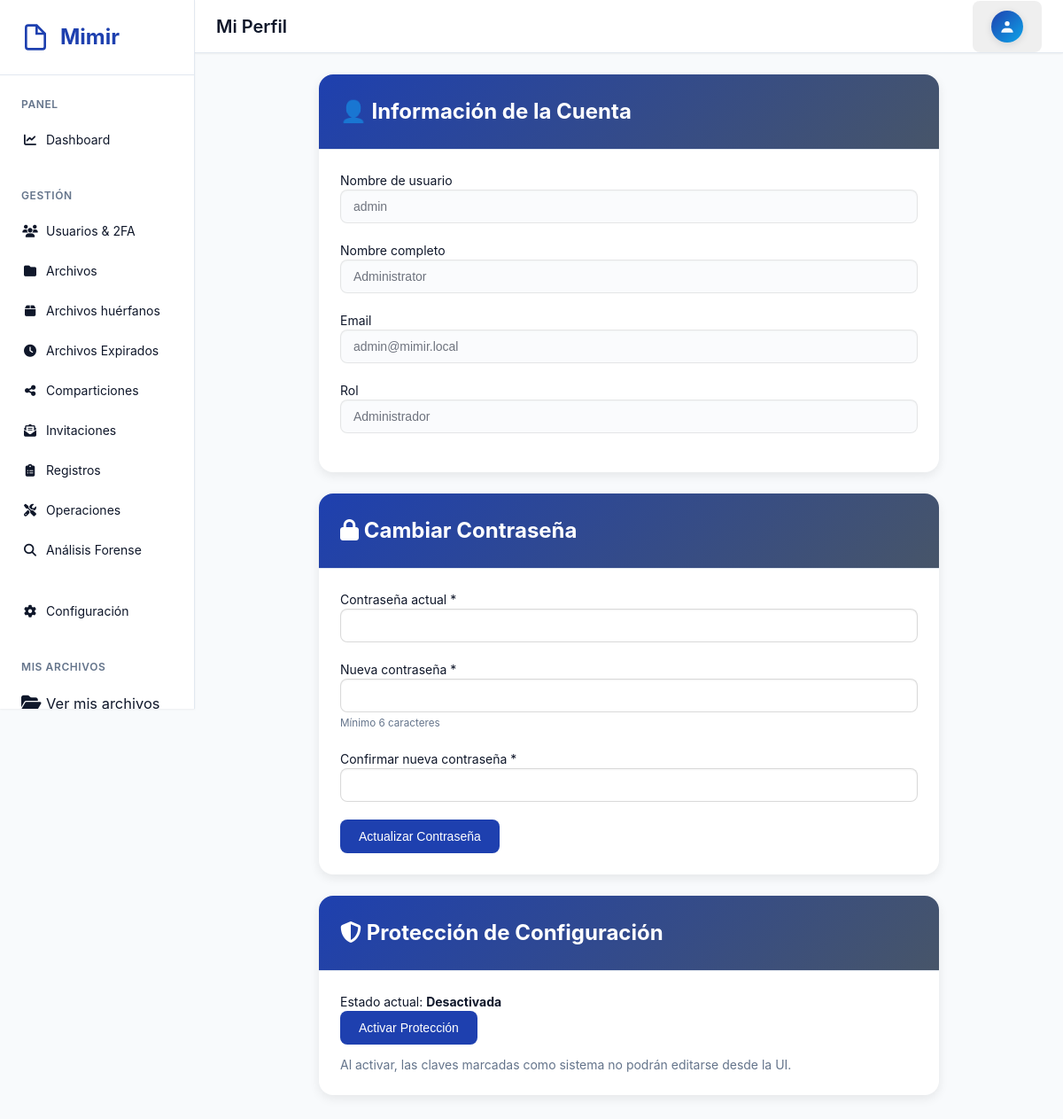
Screenshot of /user/profile.php (signed in) with the database file from the repository.
### tables this page shows
CREATE TABLE IF NOT EXISTS `users` (
  `id` int(11) NOT NULL AUTO_INCREMENT,
  `username` varchar(50) NOT NULL,
  `email` varchar(100) NOT NULL,
  `password` varchar(255) DEFAULT NULL,
  `full_name` varchar(100) DEFAULT NULL,
  `role` enum('admin','user') NOT NULL DEFAULT 'user',
  `is_active` tinyint(1) NOT NULL DEFAULT 1,
  `is_ldap` tinyint(1) NOT NULL DEFAULT 0,
  `storage_quota` bigint(20) DEFAULT NULL COMMENT 'Storage quota in bytes, NULL = unlimited',
  `storage_used` bigint(20) NOT NULL DEFAULT 0,
  `require_2fa` tinyint(1) NOT NULL DEFAULT 0 COMMENT 'Admin can force 2FA for this user',
  `force_password_change` tinyint(1) NOT NULL DEFAULT 0 COMMENT 'Require user to change password on next login',
  `trusted_devices` text DEFAULT NULL COMMENT 'JSON array of trusted device hashes',
  `last_login` datetime DEFAULT NULL,
  `created_at` timestamp NOT NULL DEFAULT CURRENT_TIMESTAMP,
  `updated_at` timestamp NOT NULL DEFAULT CURRENT_TIMESTAMP ON UPDATE CURRENT_TIMESTAMP,
  PRIMARY KEY (`id`),
  UNIQUE KEY `username` (`username`),
  KEY `idx_role` (`role`),
  KEY `idx_is_active` (`is_active`),
  KEY `idx_require_2fa` (`require_2fa`),
  KEY `idx_force_password_change` (`force_password_change`)
);

### includes/database.php (called while the page is built, shortened)
<?php
class Database {
    private static $instance = null;
    private $conn;
    private function __construct() {
        try {
            $dsn = "mysql:host=" . DB_HOST . ";dbname=" . DB_NAME . ";charset=" . DB_CHARSET;
            $options = [
                PDO::ATTR_ERRMODE => PDO::ERRMODE_EXCEPTION,
                PDO::ATTR_DEFAULT_FETCH_MODE => PDO::FETCH_ASSOC,
                PDO::ATTR_EMULATE_PREPARES => false,
            ];
            $this->conn = new PDO($dsn, DB_USER, DB_PASS, $options);
        } catch (PDOException $e) {
            error_log("Database connection failed: " . $e->getMessage());
            throw new Exception("Database connection failed");
        }
    }
    public static function getInstance() {
        if (self::$instance === null) {
            self::$instance = new self();
        }
        return self::$instance;
    }
    public function getConnection() {
        return $this->conn;
    }
}

### classes/Config.php (called while the page is built, shortened)
<?php
class Config {
    private $db;
    private $cache = [];
    public function __construct() {
        $this->db = Database::getInstance()->getConnection();
        $this->loadConfig();
    }
    private function loadConfig() {
        try {
            $stmt = $this->db->query("SELECT config_key, config_value, config_type FROM config");
            while ($row = $stmt->fetch()) {
                $this->cache[$row['config_key']] = $this->castValue($row['config_value'], $row['config_type']);
            }
        } catch (Exception $e) {
            error_log("Config load error: " . $e->getMessage());
        }
    }
    public function get($key, $default = null) {
        return $this->cache[$key] ?? $default;
    }
    private function castValue($value, $type) {
        switch ($type) {
            case 'number':
                return is_numeric($value) ? (int)$value : 0;
            case 'boolean':
                return (bool)$value;
            case 'json':
                return json_decode($value, true);
            default:
                return $value;
        }
    }
}

### includes/auth.php (called while the page is built, shortened)
<?php
require_once __DIR__ . '/config.php';
require_once __DIR__ . '/database.php';
class Auth {
    private $db;
    public function __construct() {
        $this->db = Database::getInstance()->getConnection();
    }
    public function isLoggedIn() {
        return isset($_SESSION['user_id']) && isset($_SESSION['username']);
    }
    public function isAdmin() {
        return $this->isLoggedIn() && $_SESSION['role'] === 'admin';
    }
    public function getUser() {
        return $this->getUserById($_SESSION['user_id']);
    }
    public function checkMaintenanceMode() {
        if ($this->isAdmin()) {
            return;
        }
        require_once __DIR__ . '/../classes/Config.php';
    }
    private function getUserById($id) {
        $stmt = $this->db->prepare("SELECT * FROM users WHERE id = ? LIMIT 1");
        $stmt->execute([$id]);
        return $stmt->fetch();
    }
}

### public/user/profile.php (the view, shortened to what this page needs)
<?php
require_once __DIR__ . '/../../includes/config.php';
require_once __DIR__ . '/../../includes/database.php';
require_once __DIR__ . '/../../includes/auth.php';
require_once __DIR__ . '/../../includes/layout.php';
require_once __DIR__ . '/../../classes/Config.php';
$auth = new Auth();
$auth->requireLogin();
$user = $auth->getUser();
$config = new Config();
renderPageStart('Mi Perfil', 'profile', $user['role'] === 'admin');
renderHeader('Mi Perfil', $user);
?>
<div class="content">
    <div style="max-width: 700px; margin: 0 auto;">
        <div class="card" style="border-radius: 1rem; overflow: hidden; border: none; box-shadow: 0 4px 12px rgba(0,0,0,0.08); margin-bottom: 1.5rem;">
            <div class="card-header" style="padding: 1.5rem;">
                <h2 class="card-title" style="font-weight: 700; font-size: 1.5rem; margin: 0;">👤 Información de la Cuenta</h2>
            </div>
            <div class="card-body">
                <div class="form-group">
                    <label>Nombre de usuario</label>
                    <input type="text" class="form-control" value="<?php echo htmlspecialchars($user['username']); ?>" disabled>
                </div>
                <div class="form-group">
                    <label>Nombre completo</label>
                    <input type="text" class="form-control" value="<?php echo htmlspecialchars($user['full_name'] ?? ''); ?>" disabled>
                </div>
                <div class="form-group">
                    <label>Email</label>
                    <input type="email" class="form-control" value="<?php echo htmlspecialchars($user['email'] ?? ''); ?>" disabled>
                </div>
                <div class="form-group">
                    <label>Rol</label>
                    <input type="text" class="form-control" value="<?php echo $user['role'] === 'admin' ? 'Administrador' : 'Usuario'; ?>" disabled>
                </div>
            </div>
        </div>
        <?php if (!$user['is_ldap']): ?>
        <div class="card" style="border-radius: 1rem; overflow: hidden; border: none; box-shadow: 0 4px 12px rgba(0,0,0,0.08);">
            <div class="card-header" style="padding: 1.5rem;">
                <h2 class="card-title" style="font-weight: 700; font-size: 1.5rem; margin: 0;"><i class="fas fa-lock"></i> Cambiar Contraseña</h2>
            </div>
            <div class="card-body">
                <form method="POST">
                    <div class="form-group">
                        <label>Contraseña actual *</label>
                        <input type="password" name="current_password" class="form-control" required>
                    </div>
                    <div class="form-group">
                        <label>Nueva contraseña *</label>
                        <input type="password" name="new_password" class="form-control" required minlength="6">
                        <small style="color: var(--text-muted);">Mínimo 6 caracteres</small>
                    </div>
                    <div class="form-group">
                        <label>Confirmar nueva contraseña *</label>
                        <input type="password" name="confirm_password" class="form-control" required minlength="6">
                    </div>
                    <button type="submit" class="btn btn-primary">Actualizar Contraseña</button>
                </form>
            </div>
        </div>
        <?php endif; ?>
        <?php if ($user['role'] === 'admin'): ?>
        <div class="card" style="margin-top:1.5rem; border-radius: 1rem; overflow: hidden; border: none; box-shadow: 0 4px 12px rgba(0,0,0,0.08);">
            <div class="card-header" style="padding: 1.5rem;">
                <h2 class="card-title" style="font-weight: 700; font-size: 1.5rem; margin: 0;"><i class="fas fa-shield-alt"></i> Protección de Configuración</h2>
            </div>
            <div class="card-body">
                <?php
                    $currentProtection = $config->get('enable_config_protection', '0') ? true : false;
                ?>
                <p>Estado actual: <strong><?php echo $currentProtection ? 'Activada' : 'Desactivada'; ?></strong></p>
                <form method="POST" style="display:inline-block; margin-right:0.5rem;">
                    <button type="submit" class="btn <?php echo $currentProtection ? 'btn-danger' : 'btn-primary'; ?>">
                        <?php echo $currentProtection ? 'Desactivar Protección' : 'Activar Protección'; ?>
                    </button>
                </form>
                <p style="color:var(--text-muted); margin-top:0.75rem;">Al activar, las claves marcadas como sistema no podrán editarse desde la UI.</p>
            </div>
        </div>
        <?php endif; ?>
    </div>
</div>
<?php renderPageEnd(); ?>

### includes/layout.php (shortened to what this page needs)
<?php
function renderHeader($title, $user, $auth = null) {
    ?>
    <div class="header">
        <div class="header-left">
            <h1 class="header-title"><?php echo htmlspecialchars($title); ?></h1>
        </div>
        <div class="header-right" style="position:relative;">
            <button id="userMenuButton" class="btn btn-ghost user-menu" onclick="Mimir.toggleUserMenu(event)">
                <span class="user-avatar" aria-hidden="true">
                    <svg width="20" height="20" viewBox="0 0 24 24" fill="none" xmlns="http://www.w3.org/2000/svg" aria-hidden="true">
                        <circle cx="12" cy="8" r="3.2" fill="currentColor" />
                        <path d="M4 20c0-3.3137 2.6863-6 6-6h4c3.3137 0 6 2.6863 6 6" stroke="none" fill="currentColor" opacity="0.95" />
                    </svg>
                </span>
            </button>
                <?php if ($user['role'] === 'admin'): ?>
                    <?php
                    require_once __DIR__ . '/../classes/Config.php';
                    $config = $GLOBALS['config_instance'] ?? new Config();
                    ?>
                <?php endif; ?>
        </div>
    </div>
    <?php
}
function renderSidebar($currentPage, $isAdmin = false) {
    require_once __DIR__ . '/../classes/Config.php';
    $config = $GLOBALS['config_instance'] ?? new Config();
    $siteName = $config->get('site_name', 'Mimir');
    $logo = $config->get('site_logo', '');
    ?>
    <div class="sidebar">
        <div class="sidebar-header">
                <div class="logo">
                    <?php if ($logo): ?>
                        <img src="<?php echo BASE_URL . '/_asset.php?f=' . urlencode($logo); ?>" alt="<?php echo htmlspecialchars($siteName); ?>">
                        <span class="sidebar-brand-text"><?php echo htmlspecialchars($siteName); ?></span>
                    <?php else: ?>
                        <svg width="32" height="32" viewBox="0 0 24 24" fill="none" stroke="currentColor" stroke-width="2">
                            <path d="M13 2H6a2 2 0 0 0-2 2v16a2 2 0 0 0 2 2h12a2 2 0 0 0 2-2V9z"></path>
                            <polyline points="13 2 13 9 20 9"></polyline>
                        </svg>
                        <span><?php echo htmlspecialchars($siteName); ?></span>
                    <?php endif; ?>
                </div>
            </div>
        <div class="sidebar-menu">
            <?php if ($isAdmin): ?>
                <div class="menu-section">
                    <div class="menu-section-title">Panel</div>
                    <a href="<?php echo BASE_URL; ?>/admin/index.php" class="menu-item <?php echo $currentPage === 'dashboard' ? 'active' : ''; ?>">
                        <i class="fas fa-chart-line"></i> Dashboard
                    </a>
                </div>
                <div class="menu-section">
                    <div class="menu-section-title">Gestión</div>
                    <a href="<?php echo BASE_URL; ?>/admin/users.php" class="menu-item <?php echo $currentPage === 'users' ? 'active' : ''; ?>">
                        <i class="fas fa-users"></i> Usuarios & 2FA
                    </a>
                    <a href="<?php echo BASE_URL; ?>/admin/files.php" class="menu-item <?php echo $currentPage === 'files' ? 'active' : ''; ?>">
                        <i class="fas fa-folder"></i> Archivos
                    </a>
                    <a href="<?php echo BASE_URL; ?>/admin/orphan_files.php" class="menu-item <?php echo $currentPage === 'orphan_files' ? 'active' : ''; ?>">
                        <i class="fas fa-box"></i> Archivos huérfanos
                    </a>
                    <a href="<?php echo BASE_URL; ?>/admin/expired_files.php" class="menu-item <?php echo $currentPage === 'expired_files' ? 'active' : ''; ?>">
                        <i class="fas fa-clock"></i> Archivos Expirados
                    </a>
                    <a href="<?php echo BASE_URL; ?>/admin/shares.php" class="menu-item <?php echo $currentPage === 'shares' ? 'active' : ''; ?>">
                        <i class="fas fa-share-alt"></i> Comparticiones
                    </a>
                    <a href="<?php echo BASE_URL; ?>/admin/invitations.php" class="menu-item <?php echo $currentPage === 'invitations' ? 'active' : ''; ?>">
                        <i class="fas fa-envelope-open-text"></i> Invitaciones
                    </a>
                    <a href="<?php echo BASE_URL; ?>/admin/logs.php" class="menu-item <?php echo $currentPage === 'logs' ? 'active' : ''; ?>">
                        <i class="fas fa-clipboard-list"></i> Registros
                    </a>
                    <a href="<?php echo BASE_URL; ?>/admin/operations.php" class="menu-item <?php echo $currentPage === 'operations' ? 'active' : ''; ?>">
                        <i class="fas fa-tools"></i> Operaciones
                    </a>
                    <a href="<?php echo BASE_URL; ?>/admin/forensic_logs.php" class="menu-item <?php echo $currentPage === 'forensic-logs' ? 'active' : ''; ?>">
                        <i class="fas fa-search"></i> Análisis Forense
                    </a>
                </div>
                <div class="menu-section">
                    <a href="<?php echo BASE_URL; ?>/admin/config.php" class="menu-item <?php echo $currentPage === 'config' ? 'active' : ''; ?>">
                        <i class="fas fa-cog"></i> Configuración
                    </a>
                </div>
                <div class="menu-section">
                    <div class="menu-section-title">Mis Archivos</div>
                    <?php
                    $folderParam = '';
                    ?>
                    <a href="<?php echo BASE_URL; ?>/user/files.php<?php echo $folderParam; ?>" class="menu-item <?php echo (!$isAdmin && $currentPage === 'files') ? 'active' : ''; ?>" style="font-size:1.03rem;">
                            <i class="fas fa-folder-open" style="font-size:1.25rem; vertical-align:middle; margin-right:0.5rem;"></i> Ver mis archivos
                        </a>
                </div>
            <?php endif; ?>
        </div>
    </div>
    <?php
}
function renderPageStart($title, $currentPage, $isAdmin = false) {
    require_once __DIR__ . '/../classes/Config.php';
    $config = new Config();
    ?>
    <!DOCTYPE html>
    <html lang="es">
    <head>
        <link rel="stylesheet" href="https://cdnjs.cloudflare.com/ajax/libs/font-awesome/6.5.1/css/all.min.css" />
        <link rel="stylesheet" href="<?php echo BASE_URL; ?>/assets/css/style.css">
    </head>
    <body <?php echo (bool)$config->get('enable_config_protection', '0') ? 'class="config-protected"' : ''; ?>>
        <div class="app-container">
            <?php renderSidebar($currentPage, $isAdmin); ?>
            <div class="main-content">
    <?php
}
function renderPageEnd() {
    ?>
            </div>
        </div>
    </body>
    </html>
    <?php
}
?>

### rows the page displays
users: username "admin", full_name "Administrator", email "admin@mimir.local", role "Administrador"

### other values shown
$siteName "Mimir"
$title "Mi Perfil"
